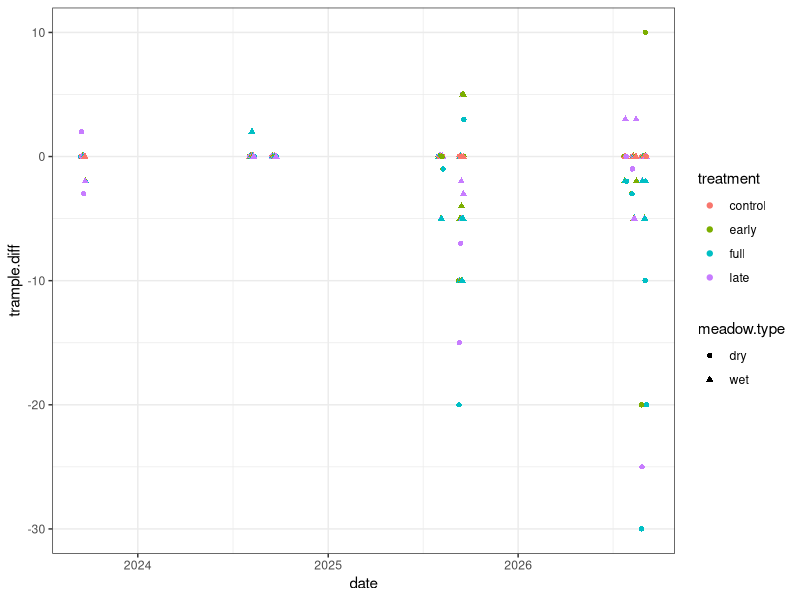
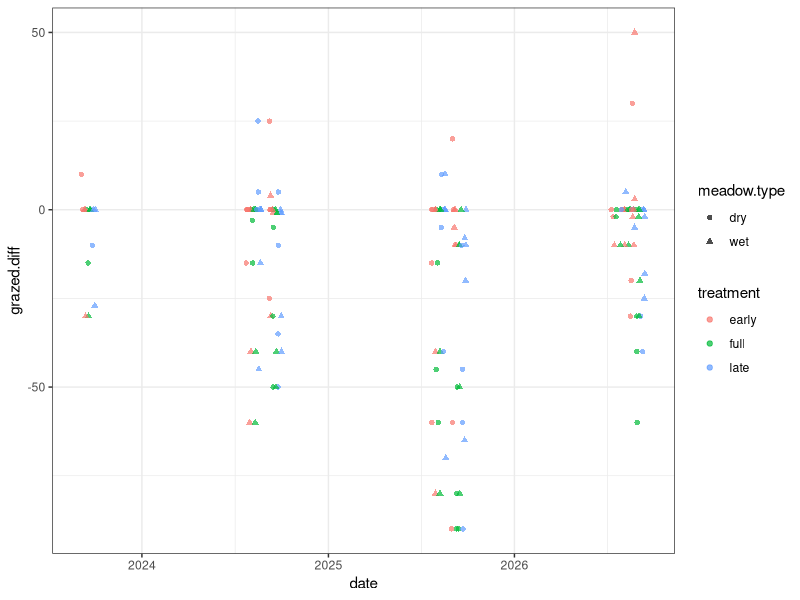
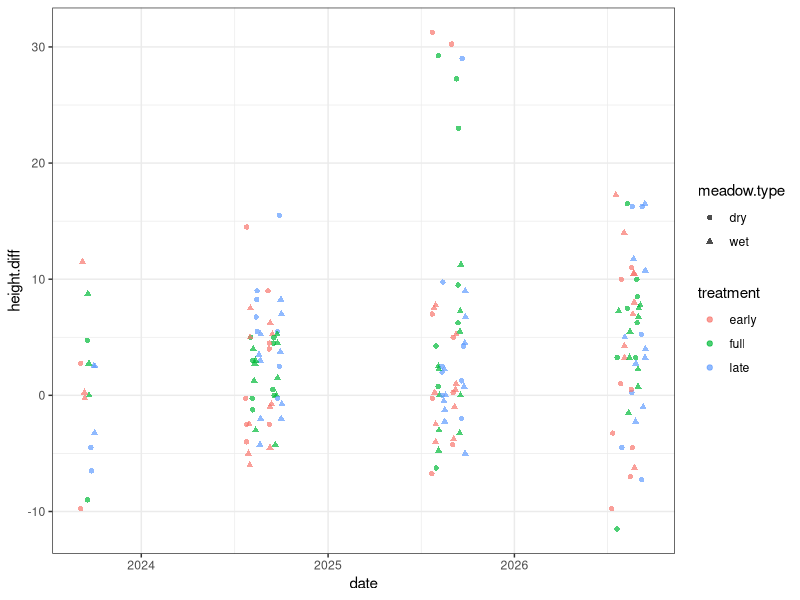
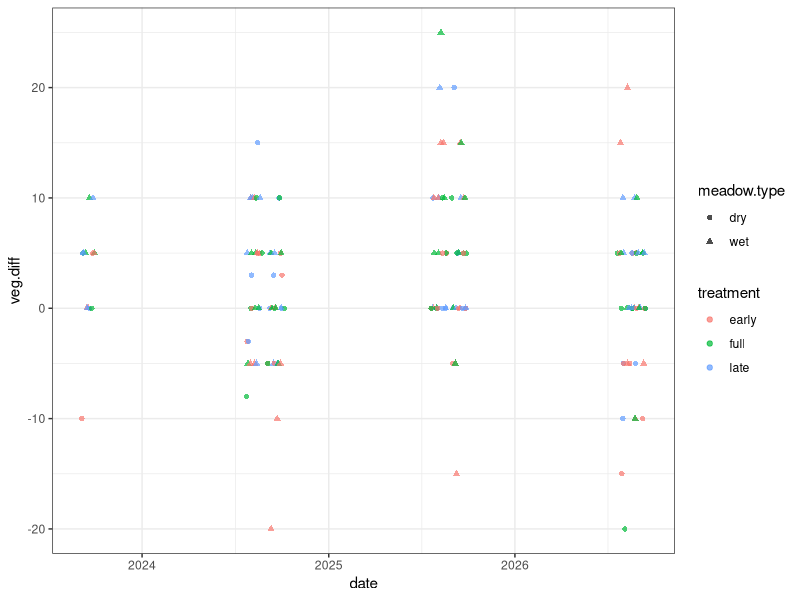
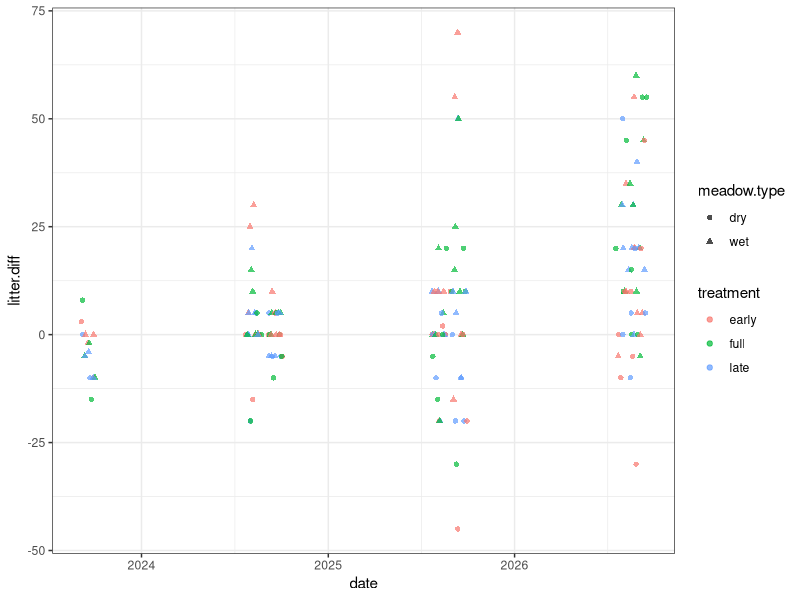
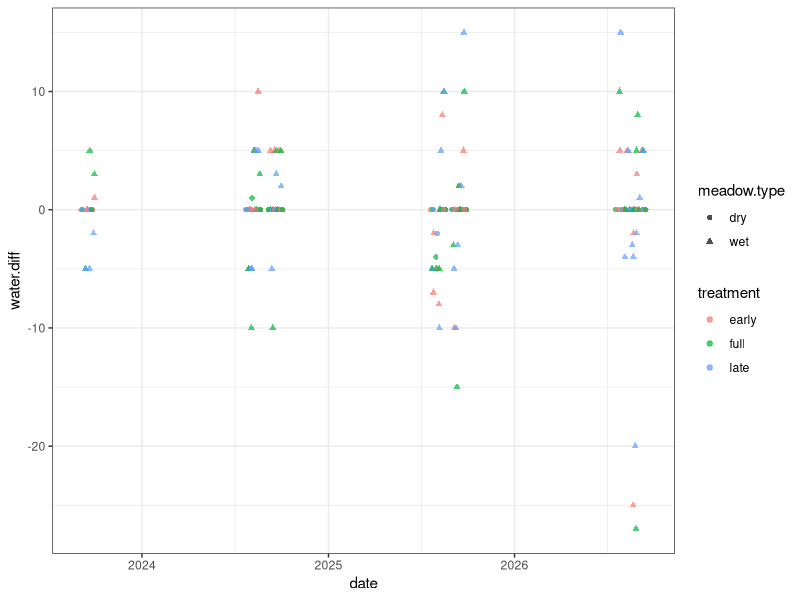
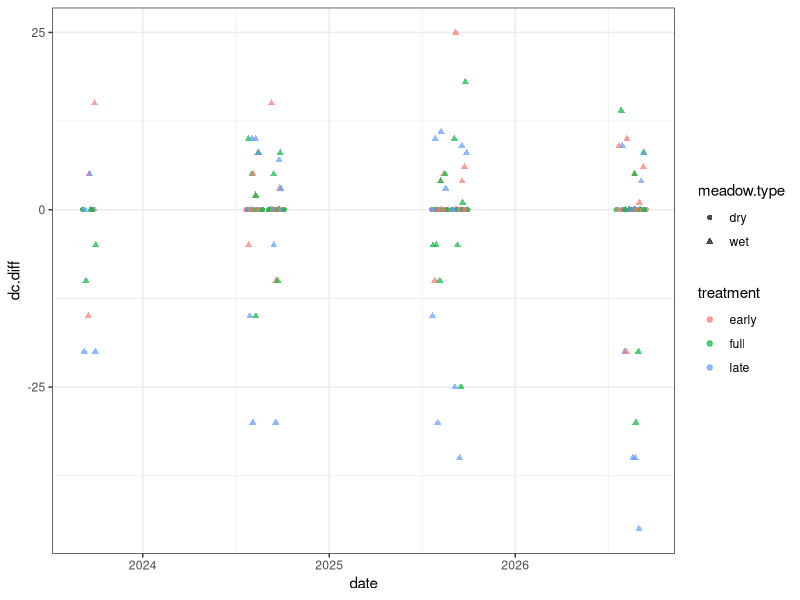
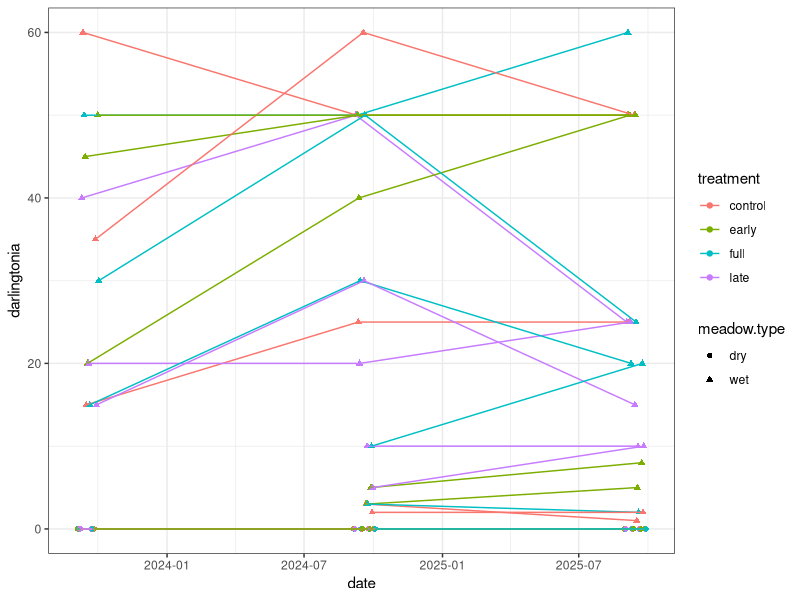

Source code (R) for these figures, in order: (Note: this script raises an error after producing the figures.)
## ---- chunk 1
library(tidyverse)
library(lubridate)
library(lme4)
library(glmmTMB)
library(emmeans)

# list of wet meadow vs dry meadow blocks
wet.blocks <- c(2, 3, 5, 6, 8)

cattle.ex <- read.csv("data/SRWC-cattle-exclosure_post-treatment_2026-09-04.csv") %>%
  rename_with(tolower) %>%
  rename(manure.count = x..cowpies, 
         grazed.perc = x..grazed, 
         height.1 = height.1..cm.) %>%
  separate_wider_delim(plot, " ", names = c("position", "treatment")) %>%
  mutate(date = as.Date(date, "%m/%d/%y"),
         plot = paste0(block, position),
         height.mean = (height.1 + height.2 + height.3 + height.4)/4,
         meadow.type = case_when(block %in% wet.blocks ~ "wet", 
                                 TRUE ~ "dry"))



# compare versus control in each plot at each time step for height, veg.cover, 
# animal.trample, water, darlingtonia, grazed.perc
cattle.control <- cattle.ex %>%
  group_by(block, date) %>%
  mutate(
    height.control = height.mean[treatment == "control"][1],
    height.diff = height.mean - height.control,
    
    veg.control = veg.cover[treatment == "control"][1],
    veg.diff = veg.cover - veg.control,
    
    litter.control = litter[treatment == "control"][1],
    litter.diff = litter - litter.control,
    
    trample.control = trample[treatment == "control"][1],
    trample.diff = trample - trample.control,
    
    water.control = water[treatment == "control"][1],
    water.diff = water - water.control,
    
    dc.control = darlingtonia[treatment == "control"][1],
    dc.diff = darlingtonia - dc.control,
    
    grazed.control = grazed.perc[treatment == "control"][1],
    grazed.diff = grazed.perc - grazed.control
  ) %>%
  ungroup()

# Compare to first year data, September visit only for now
cattle.change <- cattle.ex %>% 
  filter(month(date) == 9 | (month(date) == 8 & day(date) == 31)) %>%
  group_by(plot) %>%
  mutate(
    first.date = min(date),
    dc.start = darlingtonia[date == first.date][1],
    dc.change = darlingtonia - dc.start
  )

  
## ---- chunk 2


# trampling impact compared to control
cattle.control %>% 
  ggplot(aes(x = date, y = trample.diff, 
             color = treatment, shape = meadow.type, 
             group = plot)) +
  geom_point(position = position_dodge(width = 10)) +
#  geom_line(position = position_dodge(width = 50)) +
  theme_bw() 


# grazed percent compared to control
cattle.control %>%
  filter(treatment %in% c("early", "late", "full")) %>%
  ggplot(aes(x = date, y = grazed.diff, 
             color = treatment, shape = meadow.type)) +
  geom_point(position = position_jitterdodge(dodge.width = 30, jitter.width = 5),
             alpha = 0.7) +
  theme_bw() 


# veg height compared to control
cattle.control %>%
  filter(treatment %in% c("early", "late", "full")) %>%
  ggplot(aes(x = date, y = height.diff, 
             color = treatment, shape = meadow.type)) +
  geom_point(position = position_jitterdodge(dodge.width = 30, jitter.width = 5),
             alpha = 0.7) +
  theme_bw() 


# veg cover compared to control
cattle.control %>% 
  filter(treatment %in% c("early", "late", "full")) %>%
  ggplot(aes(x = date, y = veg.diff, 
             color = treatment, shape = meadow.type, group = plot)) +
  geom_point(position = position_jitterdodge(dodge.width = 30, jitter.width = 5),
             alpha = 0.7) +
  theme_bw()

# litter cover compared to control
cattle.control %>% 
  filter(treatment %in% c("early", "late", "full")) %>%
  ggplot(aes(x = date, y = litter.diff, 
             color = treatment, shape = meadow.type, group = plot)) +
  geom_point(position = position_jitterdodge(dodge.width = 30, jitter.width = 5),
             alpha = 0.7) +
  theme_bw()

# water cover compared to control
cattle.control %>%
  filter(treatment %in% c("early", "late", "full")) %>%
  ggplot(aes(x = date, y = water.diff, 
             color = treatment, shape = meadow.type,
             group = plot)) +
  geom_point(position = position_jitterdodge(dodge.width = 30, jitter.width = 5),
             alpha = 0.7) +
#  geom_line() +
  theme_bw() 


# Dc cover compared to control
cattle.control %>%
  filter(treatment %in% c("early", "late", "full")) %>%
  ggplot(aes(x = date, y = dc.diff, 
             color = treatment, shape = meadow.type,
             group = plot)) +
  geom_point(position = position_jitterdodge(dodge.width = 30, jitter.width = 5),
             alpha = 0.7) +
#  geom_line() +
  theme_bw() 

# Dc cover raw data through time
cattle.control %>% 
  filter(month(date) == 9) %>%
  ggplot(aes(x = date, y = darlingtonia, 
             color = treatment, shape = meadow.type, group = plot)) +
  geom_point(position = position_dodge(width = 30)) +
  geom_line(position = position_dodge(width = 30)) +
  theme_bw() 

# Dc cover change through time
cattle.change %>%
  filter(meadow.type == "wet") %>%
  ggplot(aes(x = date, y = dc.change, 
             color = treatment, shape = meadow.type, group = plot)) +
  geom_point(position = position_dodge(width = 30)) +
  geom_line(position = position_dodge(width = 30)) +
  theme_bw() 




## ---- chunk 3
cattle.control <- cattle.control %>%
  mutate(
    trample.2 = case_when(
      trample == 0 ~ 0.001,
      trample == 100 ~ 0.999,
      TRUE ~ trample/100),
    darlingtonia.2 = case_when(
      darlingtonia == 0 ~ 0.001,
      darlingtonia == 100 ~ 0.999,
      TRUE ~ darlingtonia/100
    )
  )

# trampling 
m.time.trample <- glmmTMB(trample.2 ~ treatment + (1|date) + (1|block/plot),
                  data = cattle.control,
                  family = beta_family(link = "logit"))
emm.time.trample <- emmeans(m.time.trample, specs = ~ treatment)
emm.time.trample
contrast(emm.time.trample, method = "pairwise")

# darlingtonia cover
m.time.dc <- glmmTMB(darlingtonia.2 ~ treatment + (1|date) + (1|block/plot),
                  data = filter(cattle.control, meadow.type == "wet"),
                  family = beta_family(link = "logit"))
emm.time.dc <- emmeans(m.time.dc, specs = ~ treatment)
emm.time.dc
contrast(emm.time.dc, method = "pairwise")

## ---- chunk 4

# trampling impact raw data
cattle.control %>% 
 # filter(month(date) == 9) %>%
  ggplot(aes(x = date, y = animal.trample, 
             color = treatment, shape = meadow.type, group = plot)) +
  geom_point(position = position_dodge(width = 30)) +
#  geom_line(position = position_dodge(width = 50)) +
  theme_bw() 

# grazed percent raw data
cattle.control %>% 
  ggplot(aes(x = date, y = grazed.perc, 
             color = treatment, shape = meadow.type)) +
  geom_point(position = position_dodge(width = 30)) +
  theme_bw() 

# veg height raw data
cattle.control %>% 
  ggplot(aes(x = date, y = height.mean, 
             color = treatment, shape = meadow.type)) +
  geom_point(position = position_dodge(width = 30)) +
  theme_bw() 

# veg cover raw data
cattle.control %>% 
  ggplot(aes(x = date, y = veg.cover, 
             color = treatment, shape = meadow.type, group = plot)) +
  geom_point(position = position_dodge(width = 30)) +
  theme_bw()

# Dc cover raw data
cattle.control %>% 
  filter(month(date) == 9) %>%
  ggplot(aes(x = date, y = darlingtonia, 
             color = treatment, shape = meadow.type, group = plot)) +
  geom_point(position = position_dodge(width = 30)) +
  geom_line(position = position_dodge(width = 30)) +
  theme_bw() 

# water cover raw data
cattle.control %>% 
  ggplot(aes(x = date, y = water, 
             color = treatment, shape = meadow.type)) +
  geom_point(position = position_dodge(width = 30)) +
  theme_bw() 

## ---- chunk 5

# filter dataset to just final time point
cattle.end <- cattle.control %>% filter(date == "2026-08-31")

# trampling (treatment impact within meadow type)
m.trample <- lmer(trample ~ treatment * meadow.type + (1|block), cattle.end)
emm.trample <- emmeans(m.trample, specs = ~ treatment | meadow.type)
emm.trample
contrast(emm.trample, method = "pairwise")

# trampling (averaged across meadow type)
m.trample <- lmer(trample ~ treatment + meadow.type + (1|block), cattle.end)
emm.trample <- emmeans(m.trample, specs = ~ treatment)
emm.trample
contrast(emm.trample, method = "pairwise")


# vegetation height 
m.height <- lmer(height.mean ~ treatment + meadow.type + (1|block), cattle.end)
emm.height <- emmeans(m.height, specs = ~ treatment )
emm.height
contrast(emm.height, method = "pairwise")


# vegetation cover 
m.veg <- lmer(veg.cover ~ treatment + meadow.type + (1|block), cattle.end)
emm.veg <- emmeans(m.veg, specs = ~ treatment)
emm.veg
contrast(emm.veg, method = "pairwise")

# Darlingtonia (wet meadows only)
cattle.end.wet <- cattle.end %>% filter(meadow.type == "wet")
m.dc <- lmer(darlingtonia ~ treatment + (1|block), cattle.end.wet)
emm.dc <- emmeans(m.dc, specs = ~ treatment)
emm.dc
contrast(emm.dc, method = "pairwise")


# Darlingtonia change
cattle.change.end <- cattle.change %>%
  filter(meadow.type == "wet", date > "2025-09-01")

m.dc.change <- lmer(dc.change ~ treatment + (1|block), cattle.change.end)
emm.dc.change <- emmeans(m.dc.change, specs = ~ treatment)
emm.dc.change
contrast(emm.dc.change, method = "pairwise")
